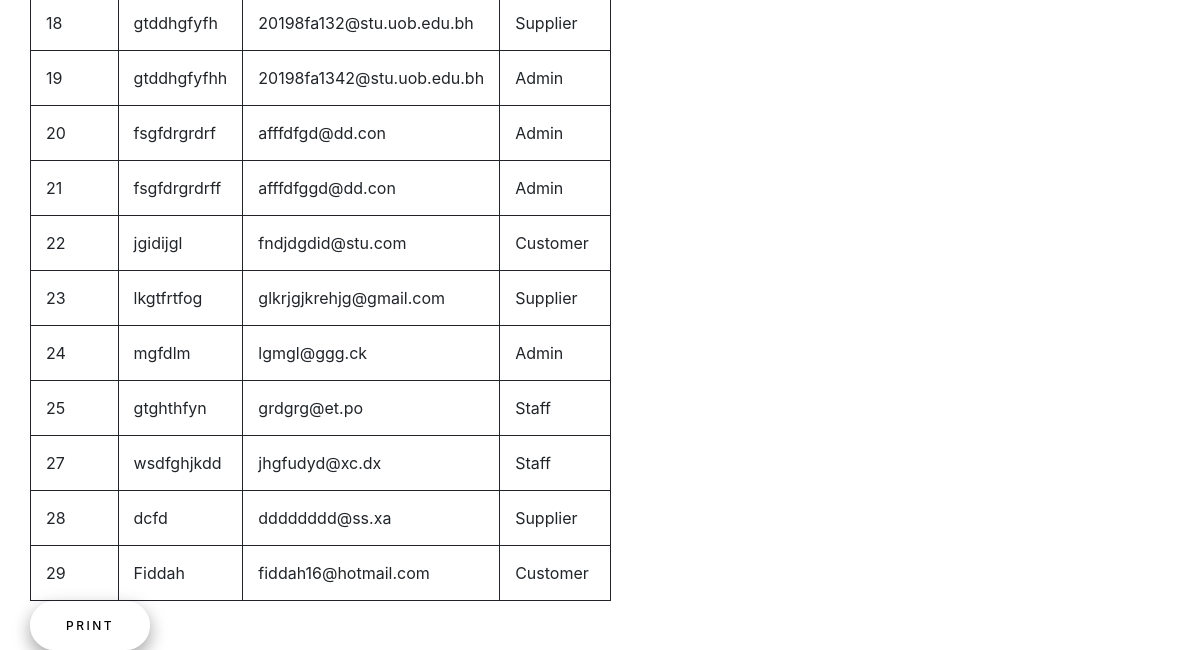
/Reports/UsersReport.php (lower part), run on an earlier commit of the app's database.
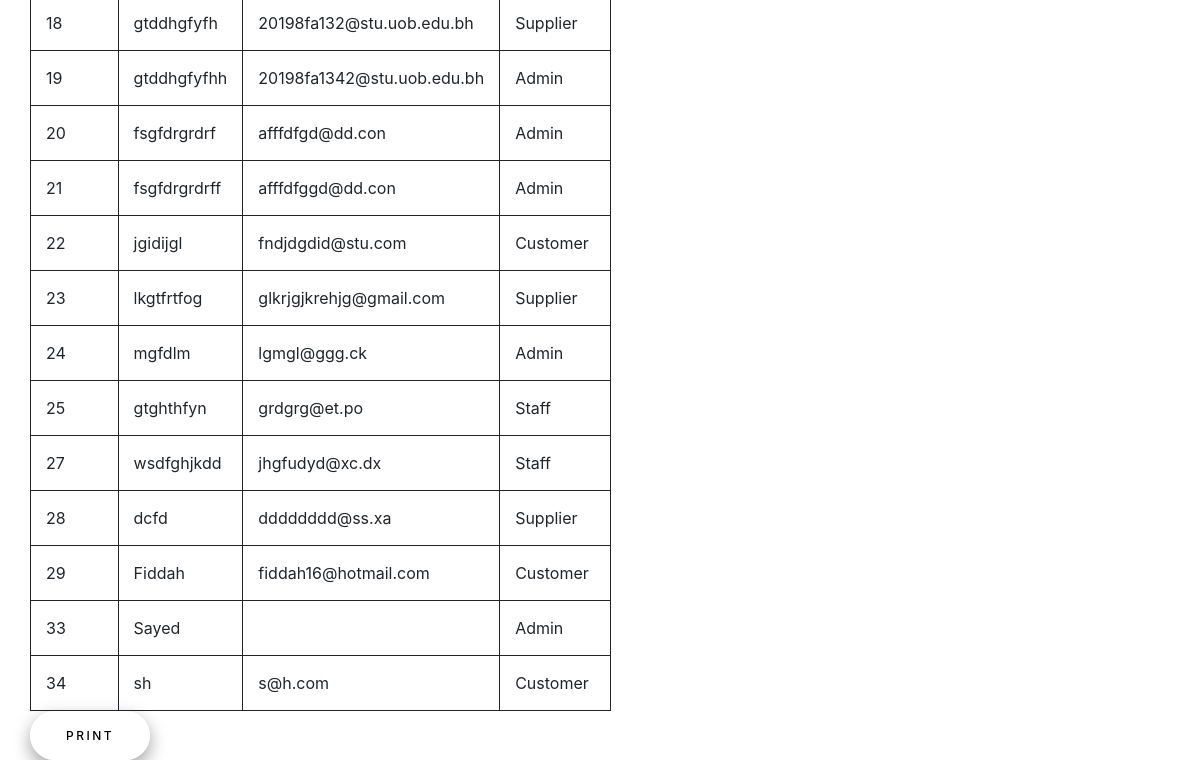
And on a later commit of the database.
### Reports/UsersReport.php (the view, shortened to what this page needs)
<?php
include '../header.php';
?>
<!DOCTYPE html>
    <html lang="en">
    <head>
    <link rel="stylesheet" href="../css/Report.css" />
</head>
<body>
    <main>
    <?php
include '../Connection/init.php';
$stmt = $db->prepare("SELECT * FROM `user data`");
$stmt->execute();
$user = $stmt->fetchAll(PDO::FETCH_ASSOC);
?>
<div class="container">
    <div class="row">
        <div class="col-x1-12">
                <table>
        <tbody>
<?php
foreach ($user as $user) {
    $UserID = $user['UserID'];
    $Username = $user['Username'];
    $Email = $user['Email'];
    $Type = $user['Type'];
?>
        <tr>
            <td><?php echo $UserID ?></td>
            <td><?php echo $Username ?></td>
            <td><?php echo $Email ?></td>
            <td><?php echo $Type ?></td>
        <tr>
        <?php } ?>
        </tbody>
        </div>
    </div>
</div>
<button onclick="window.print()" class="Print">Print</button>
</main>
</html>

What changed in the data, as far as the page shows it:
added user data: UserID "33", Username "Sayed", Type "Admin"
added user data: UserID "34", Username "sh", Email "s@h.com", Type "Customer"
